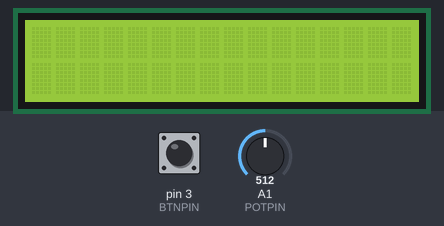
The sketch below on a simulated Arduino Uno, built with avr-gcc and run on an emulated ATmega328P. Shown: 16×2 character LCD. The test bench sets the inputs (shaded band); at power-on: pin 3 (BTNPIN) LOW, A1 (POTPIN) = 512. Random numbers use the default seed unless the sketch sets one.

Above: at 1.2 s.
1.3 s: pin 3 (BTNPIN) pulled HIGH for 1 s
At 3.5 s:
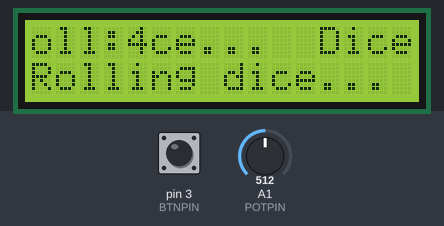
3.8 s: pin 3 (BTNPIN) pulled HIGH for 0.15 s
At 4.6 s:
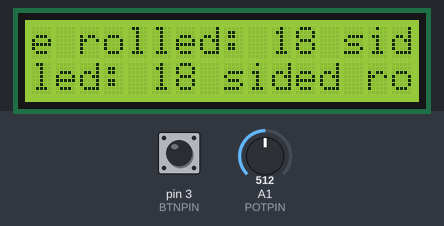
5.4 s: pin 3 (BTNPIN) pulled HIGH for 3.2 s
At 9.5 s:
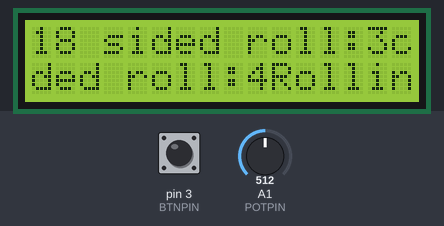
10.1 s: pin 3 (BTNPIN) pulled HIGH for 0.15 s
At 10.6 s:
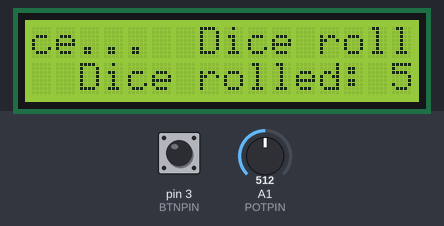
11.7 s: pin 3 (BTNPIN) pulled HIGH for 0.15 s
At 13.0 s:
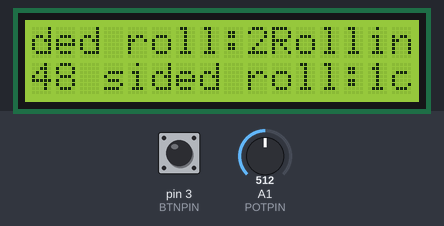
13.3 s: pin 3 (BTNPIN) pulled HIGH for 0.15 s
At 14.3 s:
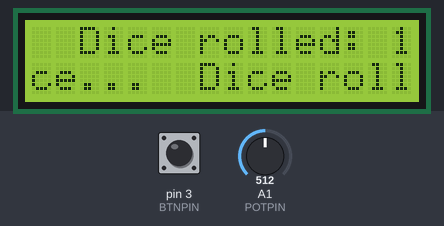
Timing chart, 0 to 15.9 s (numbered marks = the images above; inputs shaded):
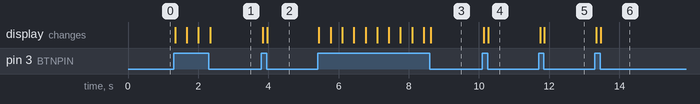

The sketch:

Dice.ino
```cpp
// add a LCD library of functions
#include <Adafruit_LiquidCrystal.h>
//HAN COMMENT looks great Jorja, fantastic to see all the comments too
// set up all pins as constants
const byte BTNPIN = 3;
const byte NOISEPIN = A0;
const byte POTPIN = A1;

byte diceNum;

// connect via i2c, default address #0 (A0-A2 not jumpered)
Adafruit_LiquidCrystal screen(0);

// setip which pins are input/output
// and randomise where we start the numbers from
void setup() {
  Serial.begin(9600);
  pinMode(BTNPIN, INPUT);
  pinMode(POTPIN, INPUT);

  randomSeed(analogRead(NOISEPIN));

// checking if it is being printed to the LCD screen properly
  if(!screen.begin(16, 2)){ // merit/excellence check
  Serial.println("couldn't start the screen? check wiring");
  while(1);
  }
}

void loop() {
  // if the button has been pressed, and the LCD screen is working, read potentiometer to check what dice type
  // then call the rollDice method with the dice relating to the pot val
  if (digitalRead(BTNPIN) == HIGH) {
    screen.println("Rolling dice..."); // screen print will print everything on the LCD screen
    // gives a value from 0 - 1023
    int diceType = analogRead(POTPIN);
    // use map(value, fromLow, fromHigh, toLow, toHigh)
    diceType = map(diceType, 0, 1023, 1, 6);
    // calling the diceType method
    rollDice(diceType);
  }
}

void rollDice(int diceType) {
  // rolling dice to pick a diceType
  diceNum = random(1, 6);
  screen.print("Dice rolled: ");
  screen.print(diceNum);

  switch (diceType) {
    // if diceType val = 1, roll a 4 sided dice
    case 1:
      diceNum = random(1, 4);
      screen.print("4 sided roll:");
      break;
      // if diceType val = 2, roll a 6 sided dice
    case 2:
      diceNum = random(1, 6);
      screen.print("6 sided roll:");
      break;
      // if diceType val = 3, roll a 8 sided dice
    case 3:
      diceNum = random(1, 8);
      screen.print("8 sided roll:");
      break;
      // if diceType val = 4, roll a 10 sided dice
    case 4:
      diceNum = random(1, 10);
      screen.print("10 sided roll:");
      break;
      // if diceType val = 5, roll a 12 sided dice
    case 5:
      diceNum = random(1, 12);
      screen.print("12 sided roll:");
      break;
      // if diceType val = 6, roll a 14 sided dice
    case 6:
      diceNum = random(1, 14);
      screen.print("14 sided roll:");
      break;
      // if diceType val doesn't = 1 - 6, show in serial monitor so I can see my mistake
    default:
      Serial.print("map value is incorrect check pot val"); // using serial monitor so that it shows the error, if the LCD screen isn't working
      break;
  }
  screen.print(diceNum);
}
```

Measured:
- after the input at 1.3 s, the display: first changes at once (image 1 shows a later state)
- after the input at 3.8 s, the display: first changes at once (image 2 shows a later state)
- after the input at 5.4 s, the display: first changes at once (image 3 shows a later state)
- after the input at 10.1 s, the display: first changes at once (image 4 shows a later state)
- after the input at 11.7 s, the display: first changes at once (image 5 shows a later state)
- after the input at 13.3 s, the display: first changes at once (image 6 shows a later state)
